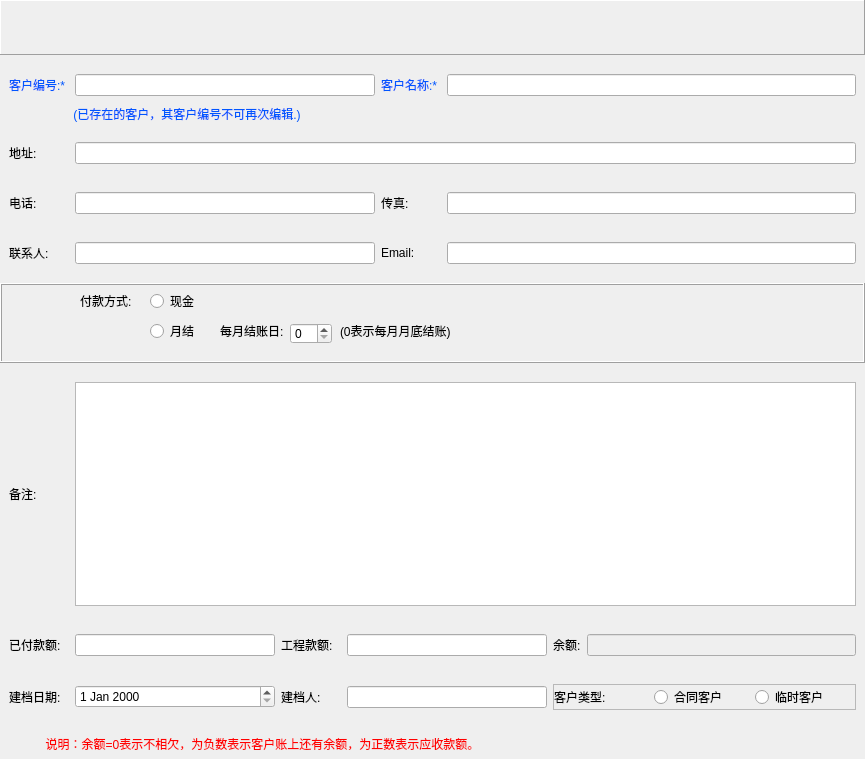
<?xml version="1.0" encoding="UTF-8"?>
<ui version="4.0">
 <class>ClientEditDialog</class>
 <widget class="QDialog" name="ClientEditDialog">
  <property name="geometry">
   <rect>
    <x>0</x>
    <y>0</y>
    <width>865</width>
    <height>759</height>
   </rect>
  </property>
  <property name="windowTitle">
   <string>Dialog</string>
  </property>
  <layout class="QVBoxLayout" name="mainVerticalLayout">
   <property name="spacing">
    <number>10</number>
   </property>
   <property name="leftMargin">
    <number>0</number>
   </property>
   <property name="topMargin">
    <number>0</number>
   </property>
   <property name="rightMargin">
    <number>0</number>
   </property>
   <property name="bottomMargin">
    <number>0</number>
   </property>
   <item>
    <widget class="QFrame" name="toolBarFrame">
     <property name="minimumSize">
      <size>
       <width>0</width>
       <height>55</height>
      </size>
     </property>
     <property name="maximumSize">
      <size>
       <width>16777215</width>
       <height>55</height>
      </size>
     </property>
     <property name="frameShape">
      <enum>QFrame::Panel</enum>
     </property>
     <property name="frameShadow">
      <enum>QFrame::Raised</enum>
     </property>
     <layout class="QHBoxLayout" name="toolBarVerticalLayout">
      <property name="spacing">
       <number>0</number>
      </property>
      <property name="leftMargin">
       <number>0</number>
      </property>
      <property name="topMargin">
       <number>0</number>
      </property>
      <property name="rightMargin">
       <number>0</number>
      </property>
      <property name="bottomMargin">
       <number>0</number>
      </property>
     </layout>
    </widget>
   </item>
   <item>
    <widget class="QWidget" name="widget" native="true">
     <layout class="QVBoxLayout" name="verticalLayout">
      <property name="spacing">
       <number>0</number>
      </property>
      <property name="leftMargin">
       <number>0</number>
      </property>
      <property name="topMargin">
       <number>0</number>
      </property>
      <property name="rightMargin">
       <number>0</number>
      </property>
      <property name="bottomMargin">
       <number>0</number>
      </property>
      <item>
       <widget class="QWidget" name="widget_10" native="true">
        <layout class="QHBoxLayout" name="horizontalLayout_2">
         <item>
          <widget class="QLabel" name="label">
           <property name="minimumSize">
            <size>
             <width>60</width>
             <height>0</height>
            </size>
           </property>
           <property name="maximumSize">
            <size>
             <width>60</width>
             <height>16777215</height>
            </size>
           </property>
           <property name="styleSheet">
            <string notr="true">color: rgb(0, 85, 255);</string>
           </property>
           <property name="text">
            <string>客户编号:*</string>
           </property>
          </widget>
         </item>
         <item>
          <widget class="QLineEdit" name="clientNumLineEdit">
           <property name="minimumSize">
            <size>
             <width>300</width>
             <height>0</height>
            </size>
           </property>
           <property name="maximumSize">
            <size>
             <width>300</width>
             <height>16777215</height>
            </size>
           </property>
          </widget>
         </item>
         <item>
          <widget class="QLabel" name="label_2">
           <property name="minimumSize">
            <size>
             <width>60</width>
             <height>0</height>
            </size>
           </property>
           <property name="maximumSize">
            <size>
             <width>60</width>
             <height>16777215</height>
            </size>
           </property>
           <property name="styleSheet">
            <string notr="true">color: rgb(0, 85, 255);</string>
           </property>
           <property name="text">
            <string>客户名称:*</string>
           </property>
          </widget>
         </item>
         <item>
          <widget class="QLineEdit" name="clientNameLineEdit"/>
         </item>
        </layout>
       </widget>
      </item>
      <item>
       <widget class="QWidget" name="widget_9" native="true">
        <layout class="QHBoxLayout" name="horizontalLayout_6">
         <property name="spacing">
          <number>0</number>
         </property>
         <property name="leftMargin">
          <number>0</number>
         </property>
         <property name="topMargin">
          <number>0</number>
         </property>
         <property name="rightMargin">
          <number>0</number>
         </property>
         <property name="bottomMargin">
          <number>0</number>
         </property>
         <item>
          <widget class="QLabel" name="label_19">
           <property name="minimumSize">
            <size>
             <width>70</width>
             <height>0</height>
            </size>
           </property>
           <property name="maximumSize">
            <size>
             <width>70</width>
             <height>16777215</height>
            </size>
           </property>
           <property name="text">
            <string/>
           </property>
          </widget>
         </item>
         <item>
          <widget class="QLabel" name="label_20">
           <property name="styleSheet">
            <string notr="true">color: rgb(0, 85, 255);</string>
           </property>
           <property name="text">
            <string> (已存在的客户，其客户编号不可再次编辑.)</string>
           </property>
          </widget>
         </item>
        </layout>
       </widget>
      </item>
     </layout>
    </widget>
   </item>
   <item>
    <widget class="QWidget" name="widget_2" native="true">
     <layout class="QHBoxLayout" name="horizontalLayout_3">
      <item>
       <widget class="QLabel" name="label_3">
        <property name="minimumSize">
         <size>
          <width>60</width>
          <height>0</height>
         </size>
        </property>
        <property name="maximumSize">
         <size>
          <width>60</width>
          <height>16777215</height>
         </size>
        </property>
        <property name="text">
         <string>地址:</string>
        </property>
       </widget>
      </item>
      <item>
       <widget class="QLineEdit" name="addressLineEdit"/>
      </item>
     </layout>
    </widget>
   </item>
   <item>
    <widget class="QWidget" name="widget_3" native="true">
     <layout class="QHBoxLayout" name="horizontalLayout_4">
      <item>
       <widget class="QLabel" name="label_4">
        <property name="minimumSize">
         <size>
          <width>60</width>
          <height>0</height>
         </size>
        </property>
        <property name="maximumSize">
         <size>
          <width>60</width>
          <height>16777215</height>
         </size>
        </property>
        <property name="text">
         <string>电话:</string>
        </property>
       </widget>
      </item>
      <item>
       <widget class="QLineEdit" name="telLineEdit">
        <property name="minimumSize">
         <size>
          <width>300</width>
          <height>0</height>
         </size>
        </property>
        <property name="maximumSize">
         <size>
          <width>300</width>
          <height>16777215</height>
         </size>
        </property>
       </widget>
      </item>
      <item>
       <widget class="QLabel" name="label_5">
        <property name="minimumSize">
         <size>
          <width>60</width>
          <height>0</height>
         </size>
        </property>
        <property name="maximumSize">
         <size>
          <width>60</width>
          <height>16777215</height>
         </size>
        </property>
        <property name="text">
         <string>传真:</string>
        </property>
       </widget>
      </item>
      <item>
       <widget class="QLineEdit" name="faxLineEdit"/>
      </item>
     </layout>
    </widget>
   </item>
   <item>
    <widget class="QWidget" name="widget_4" native="true">
     <layout class="QHBoxLayout" name="horizontalLayout_5">
      <item>
       <widget class="QLabel" name="label_6">
        <property name="minimumSize">
         <size>
          <width>60</width>
          <height>0</height>
         </size>
        </property>
        <property name="maximumSize">
         <size>
          <width>60</width>
          <height>16777215</height>
         </size>
        </property>
        <property name="text">
         <string>联系人:</string>
        </property>
       </widget>
      </item>
      <item>
       <widget class="QLineEdit" name="contractLineEdit">
        <property name="minimumSize">
         <size>
          <width>300</width>
          <height>0</height>
         </size>
        </property>
        <property name="maximumSize">
         <size>
          <width>300</width>
          <height>16777215</height>
         </size>
        </property>
       </widget>
      </item>
      <item>
       <widget class="QLabel" name="label_7">
        <property name="minimumSize">
         <size>
          <width>60</width>
          <height>0</height>
         </size>
        </property>
        <property name="maximumSize">
         <size>
          <width>60</width>
          <height>16777215</height>
         </size>
        </property>
        <property name="text">
         <string>Email:</string>
        </property>
       </widget>
      </item>
      <item>
       <widget class="QLineEdit" name="emailLineEdit"/>
      </item>
     </layout>
    </widget>
   </item>
   <item>
    <widget class="QFrame" name="frame">
     <property name="minimumSize">
      <size>
       <width>0</width>
       <height>80</height>
      </size>
     </property>
     <property name="frameShape">
      <enum>QFrame::Box</enum>
     </property>
     <property name="frameShadow">
      <enum>QFrame::Raised</enum>
     </property>
     <widget class="QLabel" name="label_16">
      <property name="geometry">
       <rect>
        <x>80</x>
        <y>10</y>
        <width>54</width>
        <height>16</height>
       </rect>
      </property>
      <property name="text">
       <string>付款方式:</string>
      </property>
     </widget>
     <widget class="QRadioButton" name="cashRadioButton">
      <property name="geometry">
       <rect>
        <x>150</x>
        <y>10</y>
        <width>89</width>
        <height>16</height>
       </rect>
      </property>
      <property name="text">
       <string>现金</string>
      </property>
     </widget>
     <widget class="QRadioButton" name="monthlyRadioButton">
      <property name="geometry">
       <rect>
        <x>150</x>
        <y>40</y>
        <width>89</width>
        <height>16</height>
       </rect>
      </property>
      <property name="text">
       <string>月结</string>
      </property>
     </widget>
     <widget class="QSpinBox" name="monthlySpinBox">
      <property name="geometry">
       <rect>
        <x>290</x>
        <y>40</y>
        <width>42</width>
        <height>21</height>
       </rect>
      </property>
     </widget>
     <widget class="QLabel" name="label_17">
      <property name="geometry">
       <rect>
        <x>220</x>
        <y>40</y>
        <width>71</width>
        <height>16</height>
       </rect>
      </property>
      <property name="text">
       <string>每月结账日:</string>
      </property>
     </widget>
     <widget class="QLabel" name="label_18">
      <property name="geometry">
       <rect>
        <x>340</x>
        <y>40</y>
        <width>121</width>
        <height>16</height>
       </rect>
      </property>
      <property name="text">
       <string>(0表示每月月底结账)</string>
      </property>
     </widget>
    </widget>
   </item>
   <item>
    <widget class="QWidget" name="widget_5" native="true">
     <layout class="QHBoxLayout" name="horizontalLayout_7">
      <item>
       <widget class="QLabel" name="label_8">
        <property name="minimumSize">
         <size>
          <width>60</width>
          <height>0</height>
         </size>
        </property>
        <property name="maximumSize">
         <size>
          <width>60</width>
          <height>16777215</height>
         </size>
        </property>
        <property name="text">
         <string>备注:</string>
        </property>
       </widget>
      </item>
      <item>
       <widget class="QTextEdit" name="remarksFxtEdit"/>
      </item>
     </layout>
    </widget>
   </item>
   <item>
    <widget class="QWidget" name="widget_6" native="true">
     <layout class="QHBoxLayout" name="horizontalLayout_8">
      <property name="topMargin">
       <number>9</number>
      </property>
      <item>
       <widget class="QLabel" name="label_9">
        <property name="minimumSize">
         <size>
          <width>60</width>
          <height>0</height>
         </size>
        </property>
        <property name="maximumSize">
         <size>
          <width>60</width>
          <height>16777215</height>
         </size>
        </property>
        <property name="text">
         <string>已付款额:</string>
        </property>
       </widget>
      </item>
      <item>
       <widget class="QLineEdit" name="paidLineEdit">
        <property name="minimumSize">
         <size>
          <width>200</width>
          <height>0</height>
         </size>
        </property>
        <property name="maximumSize">
         <size>
          <width>200</width>
          <height>16777215</height>
         </size>
        </property>
       </widget>
      </item>
      <item>
       <widget class="QLabel" name="label_10">
        <property name="minimumSize">
         <size>
          <width>60</width>
          <height>0</height>
         </size>
        </property>
        <property name="maximumSize">
         <size>
          <width>60</width>
          <height>16777215</height>
         </size>
        </property>
        <property name="text">
         <string>工程款额:</string>
        </property>
       </widget>
      </item>
      <item>
       <widget class="QLineEdit" name="amountLineEdit">
        <property name="minimumSize">
         <size>
          <width>200</width>
          <height>0</height>
         </size>
        </property>
        <property name="maximumSize">
         <size>
          <width>200</width>
          <height>16777215</height>
         </size>
        </property>
       </widget>
      </item>
      <item>
       <widget class="QLabel" name="label_11">
        <property name="text">
         <string>余额:</string>
        </property>
       </widget>
      </item>
      <item>
       <widget class="QLineEdit" name="balanceLineEdit">
        <property name="enabled">
         <bool>false</bool>
        </property>
       </widget>
      </item>
     </layout>
    </widget>
   </item>
   <item>
    <widget class="QWidget" name="widget_7" native="true">
     <layout class="QHBoxLayout" name="horizontalLayout_9">
      <item>
       <widget class="QLabel" name="label_12">
        <property name="minimumSize">
         <size>
          <width>60</width>
          <height>0</height>
         </size>
        </property>
        <property name="maximumSize">
         <size>
          <width>60</width>
          <height>16777215</height>
         </size>
        </property>
        <property name="text">
         <string>建档日期:</string>
        </property>
       </widget>
      </item>
      <item>
       <widget class="QDateEdit" name="createDateEdit">
        <property name="minimumSize">
         <size>
          <width>200</width>
          <height>0</height>
         </size>
        </property>
        <property name="maximumSize">
         <size>
          <width>200</width>
          <height>16777215</height>
         </size>
        </property>
       </widget>
      </item>
      <item>
       <widget class="QLabel" name="label_13">
        <property name="minimumSize">
         <size>
          <width>60</width>
          <height>0</height>
         </size>
        </property>
        <property name="maximumSize">
         <size>
          <width>60</width>
          <height>16777215</height>
         </size>
        </property>
        <property name="text">
         <string>建档人:</string>
        </property>
       </widget>
      </item>
      <item>
       <widget class="QLineEdit" name="createPeopleLineEdit">
        <property name="minimumSize">
         <size>
          <width>200</width>
          <height>0</height>
         </size>
        </property>
        <property name="maximumSize">
         <size>
          <width>200</width>
          <height>16777215</height>
         </size>
        </property>
       </widget>
      </item>
      <item>
       <widget class="QFrame" name="frame_2">
        <property name="minimumSize">
         <size>
          <width>200</width>
          <height>0</height>
         </size>
        </property>
        <property name="frameShape">
         <enum>QFrame::StyledPanel</enum>
        </property>
        <property name="frameShadow">
         <enum>QFrame::Raised</enum>
        </property>
        <layout class="QHBoxLayout" name="horizontalLayout_11">
         <property name="spacing">
          <number>0</number>
         </property>
         <property name="leftMargin">
          <number>0</number>
         </property>
         <property name="topMargin">
          <number>0</number>
         </property>
         <property name="rightMargin">
          <number>0</number>
         </property>
         <property name="bottomMargin">
          <number>0</number>
         </property>
         <item>
          <widget class="QLabel" name="label_15">
           <property name="text">
            <string>客户类型:</string>
           </property>
          </widget>
         </item>
         <item>
          <widget class="QRadioButton" name="contractRadioButton">
           <property name="text">
            <string>合同客户</string>
           </property>
          </widget>
         </item>
         <item>
          <widget class="QRadioButton" name="temporaryRadioButton">
           <property name="text">
            <string>临时客户</string>
           </property>
          </widget>
         </item>
        </layout>
       </widget>
      </item>
     </layout>
    </widget>
   </item>
   <item>
    <widget class="QWidget" name="widget_8" native="true">
     <property name="maximumSize">
      <size>
       <width>16777215</width>
       <height>30</height>
      </size>
     </property>
     <layout class="QHBoxLayout" name="horizontalLayout">
      <item>
       <widget class="QLabel" name="label_14">
        <property name="styleSheet">
         <string notr="true">color: rgb(255, 0, 0);</string>
        </property>
        <property name="text">
         <string>           说明：余额=0表示不相欠，为负数表示客户账上还有余额，为正数表示应收款额。</string>
        </property>
       </widget>
      </item>
     </layout>
    </widget>
   </item>
  </layout>
 </widget>
 <resources/>
 <connections/>
</ui>
